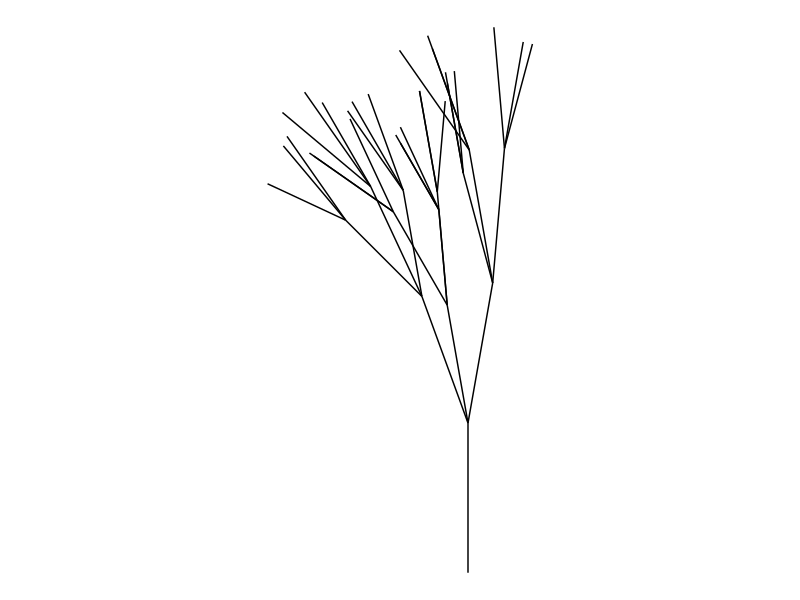

This chart was generated by the following R code:

library(tidyverse)


# helper functions --------------------------------------------------------

radians <- function(degree) {
  2 * pi * degree / 360
}

adjust_scale <- function(s, scales) {
  s * sample(x = scales, size = length(s), replace = TRUE)
}

adjust_angle <- function(a, angles) {
  a + sample(x = angles, size = length(a), replace = TRUE)
}

adjust_x <- function(x, scale, angle) {
  x + scale * cos(radians(angle))
}

adjust_y <- function(y, scale, angle) {
  y + scale * sin(radians(angle))
}




# ashtree functions -------------------------------------------------------

grow_sapling <- function() {
  
  sapling <- tibble(
    old_x = 0,  # sapling grows from the origin
    old_y = 0,  # sapling grows from the origin
    new_x = 0,  # sapling doesn't grow horizontally
    new_y = 1,  # sapling does grow vertically
    angle = 90, # angle from horizontal is 90 degrees
    scale = 1,  # length of the sapling is 1
  )
  return(sapling)
}

grow_from <- function(tips) {
  
  # parameter values
  all_scales <- c(.8, .9, .95)
  all_angles <- c(-10, -5, 5, 10, 20, 25)
  
  # mutate the tips tibble
  new_growth <- tips %>%
    mutate(
      scale = adjust_scale(scale, all_scales),      # change segment length
      angle = adjust_angle(angle, all_angles),      # change segment angle
      old_x = new_x,                                # begin where last seg ended
      old_y = new_y,                                # begin where last seg ended
      new_x = adjust_x(old_x, scale, angle),        # end where this seg ends!
      new_y = adjust_y(old_y, scale, angle)         # end where this seg ends!
    )
  return(new_growth)
}


grow_many <- function(tips) {
  
  # parameter values
  splits <- 3

  new_tips <- map_dfr(1:splits, ~grow_from(tips))
  return(new_tips)
}


grow_tree <- function() {
  
  # parameter values
  cycles <- 4
  
  # initialise
  tips <- grow_sapling()
  
  # STAGE 12... the structure of our loop is trickier than last time
  # because the "tips" that are passed to each iteration are different
  # to the last one, AND they depend on the results of the grow_many()
  # process from last time!!!!!
  
  # grow tree in a loop
  tree <- accumulate(2:cycles, ~grow_many(.x), .init = tips)
  
  # STAGE 12... accumulate() is like map() and always returns a list, 
  # so we'll need to bind together...
  
  tree <- bind_rows(tree)
  
  return(tree)
}


draw_tree <- function(tree) {
  
  pic <- ggplot(
    data = tree,
    mapping = aes(
      x = old_x, 
      y = old_y, 
      xend = new_x, 
      yend = new_y
    )
  ) + 
    geom_segment(show.legend = FALSE) + 
    theme_void() + 
    coord_equal()
  
  return(pic)
}

# do stuff ----------------------------------------------------------------

set.seed(1)

tree <- grow_tree()
pic <- draw_tree(tree)

plot(pic)
